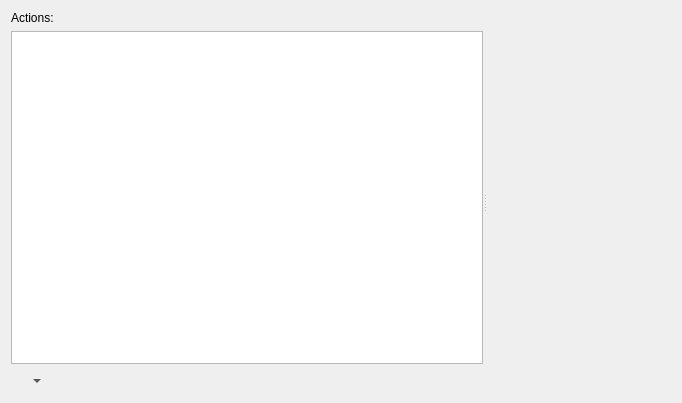
<?xml version="1.0" encoding="UTF-8"?>
<ui version="4.0">
 <class>ActionsEditor</class>
 <widget class="QWidget" name="ActionsEditor">
  <property name="geometry">
   <rect>
    <x>0</x>
    <y>0</y>
    <width>682</width>
    <height>403</height>
   </rect>
  </property>
  <layout class="QGridLayout" name="gridLayout">
   <item row="0" column="0">
    <widget class="QSplitter" name="splitter">
     <property name="orientation">
      <enum>Qt::Horizontal</enum>
     </property>
     <widget class="QWidget" name="layoutWidget">
      <layout class="QVBoxLayout" name="verticalLayout">
       <item>
        <widget class="QLabel" name="label">
         <property name="text">
          <string>Actions:</string>
         </property>
        </widget>
       </item>
       <item>
        <widget class="QListView" name="actionsList"/>
       </item>
       <item>
        <layout class="QHBoxLayout" name="horizontalLayout">
         <item>
          <widget class="QToolButton" name="bnAdd">
           <property name="sizePolicy">
            <sizepolicy hsizetype="Fixed" vsizetype="Minimum">
             <horstretch>0</horstretch>
             <verstretch>0</verstretch>
            </sizepolicy>
           </property>
           <property name="minimumSize">
            <size>
             <width>32</width>
             <height>22</height>
            </size>
           </property>
           <property name="maximumSize">
            <size>
             <width>22</width>
             <height>22</height>
            </size>
           </property>
           <property name="toolTip">
            <string>Create a new action</string>
           </property>
           <property name="text">
            <string/>
           </property>
           <property name="popupMode">
            <enum>QToolButton::MenuButtonPopup</enum>
           </property>
           <property name="autoRaise">
            <bool>true</bool>
           </property>
          </widget>
         </item>
         <item>
          <widget class="QToolButton" name="bnDuplicate">
           <property name="minimumSize">
            <size>
             <width>22</width>
             <height>22</height>
            </size>
           </property>
           <property name="maximumSize">
            <size>
             <width>22</width>
             <height>22</height>
            </size>
           </property>
           <property name="toolTip">
            <string>Duplicate action</string>
           </property>
           <property name="statusTip">
            <string>Duplicate action</string>
           </property>
           <property name="whatsThis">
            <string>Duplicate the currently selected action</string>
           </property>
           <property name="text">
            <string/>
           </property>
           <property name="autoRaise">
            <bool>true</bool>
           </property>
          </widget>
         </item>
         <item>
          <widget class="QToolButton" name="bnRaise">
           <property name="minimumSize">
            <size>
             <width>22</width>
             <height>22</height>
            </size>
           </property>
           <property name="maximumSize">
            <size>
             <width>22</width>
             <height>22</height>
            </size>
           </property>
           <property name="toolTip">
            <string>Move an action up</string>
           </property>
           <property name="text">
            <string/>
           </property>
           <property name="autoRaise">
            <bool>true</bool>
           </property>
          </widget>
         </item>
         <item>
          <widget class="QToolButton" name="bnLower">
           <property name="minimumSize">
            <size>
             <width>22</width>
             <height>22</height>
            </size>
           </property>
           <property name="maximumSize">
            <size>
             <width>22</width>
             <height>22</height>
            </size>
           </property>
           <property name="toolTip">
            <string>Move an action down</string>
           </property>
           <property name="text">
            <string/>
           </property>
           <property name="autoRaise">
            <bool>true</bool>
           </property>
          </widget>
         </item>
         <item>
          <spacer name="horizontalSpacer">
           <property name="orientation">
            <enum>Qt::Horizontal</enum>
           </property>
           <property name="sizeHint" stdset="0">
            <size>
             <width>40</width>
             <height>20</height>
            </size>
           </property>
          </spacer>
         </item>
         <item>
          <widget class="QToolButton" name="bnDelete">
           <property name="minimumSize">
            <size>
             <width>22</width>
             <height>22</height>
            </size>
           </property>
           <property name="maximumSize">
            <size>
             <width>22</width>
             <height>22</height>
            </size>
           </property>
           <property name="toolTip">
            <string>Delete the current action</string>
           </property>
           <property name="text">
            <string/>
           </property>
           <property name="autoRaise">
            <bool>true</bool>
           </property>
          </widget>
         </item>
        </layout>
       </item>
      </layout>
     </widget>
     <widget class="QWidget" name="editorWidget"/>
    </widget>
   </item>
  </layout>
 </widget>
 <resources/>
 <connections/>
</ui>
